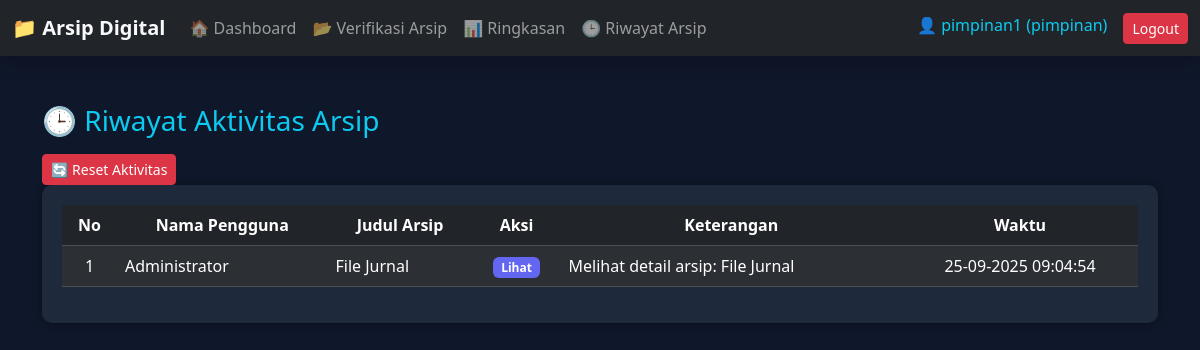
Screenshot of /pimpinan/riwayat_arsip.php (signed in) with the database file from the repository.
### tables this page shows
CREATE TABLE `log_akses` (
  `log_id` int(11) NOT NULL AUTO_INCREMENT,
  `user_id` int(11) DEFAULT NULL,
  `arsip_id` int(11) DEFAULT NULL,
  `aksi` enum('upload','edit','unduh','lihat','hapus','login','logout') DEFAULT NULL,
  `keterangan` text DEFAULT NULL,
  `waktu` timestamp NOT NULL DEFAULT current_timestamp(),
  PRIMARY KEY (`log_id`),
  KEY `user_id` (`user_id`),
  KEY `arsip_id` (`arsip_id`),
  CONSTRAINT `log_akses_ibfk_1` FOREIGN KEY (`user_id`) REFERENCES `users` (`user_id`) ON DELETE SET NULL ON UPDATE CASCADE,
  CONSTRAINT `log_akses_ibfk_2` FOREIGN KEY (`arsip_id`) REFERENCES `arsip` (`arsip_id`) ON DELETE SET NULL ON UPDATE CASCADE
);

CREATE TABLE `users` (
  `user_id` int(11) NOT NULL AUTO_INCREMENT,
  `username` varchar(50) NOT NULL,
  `password` varchar(255) NOT NULL,
  `nama_lengkap` varchar(100) DEFAULT NULL,
  `email` varchar(100) DEFAULT NULL,
  `role` enum('admin','staff','pimpinan') NOT NULL,
  `created_at` timestamp NOT NULL DEFAULT current_timestamp(),
  PRIMARY KEY (`user_id`),
  UNIQUE KEY `username` (`username`)
);

CREATE TABLE `arsip` (
  `arsip_id` int(11) NOT NULL AUTO_INCREMENT,
  `nomor_arsip` varchar(50) DEFAULT NULL,
  `judul` varchar(150) NOT NULL,
  `deskripsi` text DEFAULT NULL,
  `kategori_id` int(11) DEFAULT NULL,
  `nama_file` varchar(255) NOT NULL,
  `ukuran_file` bigint(20) DEFAULT NULL,
  `ekstensi` varchar(10) DEFAULT NULL,
  `tanggal_upload` timestamp NOT NULL DEFAULT current_timestamp(),
  `status_arsip` enum('baru','diperiksa','disetujui','ditolak') DEFAULT 'baru',
  `uploaded_by` int(11) DEFAULT NULL,
  PRIMARY KEY (`arsip_id`),
  UNIQUE KEY `nomor_arsip` (`nomor_arsip`),
  KEY `kategori_id` (`kategori_id`),
  KEY `uploaded_by` (`uploaded_by`),
  CONSTRAINT `arsip_ibfk_1` FOREIGN KEY (`kategori_id`) REFERENCES `kategori` (`kategori_id`) ON DELETE SET NULL ON UPDATE CASCADE,
  CONSTRAINT `arsip_ibfk_2` FOREIGN KEY (`uploaded_by`) REFERENCES `users` (`user_id`) ON DELETE SET NULL ON UPDATE CASCADE
);

### pimpinan/riwayat_arsip.php (the view, shortened to what this page needs)
<?php
include '../config/koneksi.php';
$query = "
SELECT
    l.log_id,
    u.nama_lengkap AS user,
    a.judul AS arsip,
    l.aksi,
    l.keterangan,
    l.waktu
FROM log_akses l
LEFT JOIN users u ON l.user_id = u.user_id
LEFT JOIN arsip a ON l.arsip_id = a.arsip_id
ORDER BY l.waktu DESC
";
$result = mysqli_query($koneksi, $query);
?>
<!DOCTYPE html>
<html lang="id">
<head>
  <link href="https://cdn.jsdelivr.net/npm/bootstrap@5.3.2/dist/css/bootstrap.min.css" rel="stylesheet">
</head>
<body>
<?php include 'navbar_pimpinan.php'; ?>
<div class="container mt-4">
  <h3 class="mb-3 text-info">🕒 Riwayat Aktivitas Arsip</h3>
                <form method="post" onsubmit="return confirm('Yakin ingin menghapus semua log aktivitas?');" class="m-0 p-0">
                    <button type="submit" name="reset_log" class="btn btn-danger btn-sm">
                        🔄 Reset Aktivitas
                    </button>
                </form>
  <div class="table-container">
    <table class="table table-striped table-dark table-hover align-middle">
      <thead class="text-center">
        <tr>
          <th>No</th>
          <th>Nama Pengguna</th>
          <th>Judul Arsip</th>
          <th>Aksi</th>
          <th>Keterangan</th>
          <th>Waktu</th>
        </tr>
      </thead>
      <tbody>
        <?php
        $no = 1;
        while ($row = mysqli_fetch_assoc($result)):
          $aksi = $row['aksi'];
          $badgeClass = match($aksi) {
              'upload' => 'badge-upload',
              'edit' => 'badge-edit',
              'unduh' => 'badge-unduh',
              'lihat' => 'badge-lihat',
              'hapus' => 'badge-hapus',
              'login' => 'badge-login',
              'logout' => 'badge-logout',
              default => 'bg-secondary'
          };
        ?>
        <tr>
          <td class="text-center"><?= $no++ ?></td>
          <td><?= htmlspecialchars($row['user'] ?? '-') ?></td>
          <td><?= htmlspecialchars($row['arsip'] ?? '-') ?></td>
          <td class="text-center">
            <span class="badge <?= $badgeClass ?>"><?= ucfirst($aksi) ?></span>
          </td>
          <td><?= htmlspecialchars($row['keterangan'] ?? '-') ?></td>
          <td class="text-center"><?= date('d-m-Y H:i:s', strtotime($row['waktu'])) ?></td>
        </tr>
        <?php endwhile; ?>
      </tbody>
    </table>
  </div>
</div>
</body>
</html>

### pimpinan/riwayat_arsip.php (style rules this page uses)
body { background-color: #0f172a; color: #f8fafc; padding-top: 80px; font-family: 'Segoe UI', sans-serif; }
.table-container { background-color: #1e293b; border-radius: 10px; padding: 20px; box-shadow: 0 0 8px rgba(0,0,0,0.4); }
table thead { background-color: #1e40af; color: white; }
.badge-lihat { background-color: #6366f1; }

### rows the page displays
log_akses: user.nama_lengkap "Administrator", arsip.judul "File Jurnal", aksi "Lihat", keterangan "Melihat detail arsip: File Jurnal", waktu "25-09-2025 09:04:54"

### other values shown
$_SESSION['username'] "pimpinan1"
$_SESSION['role'] "pimpinan"
